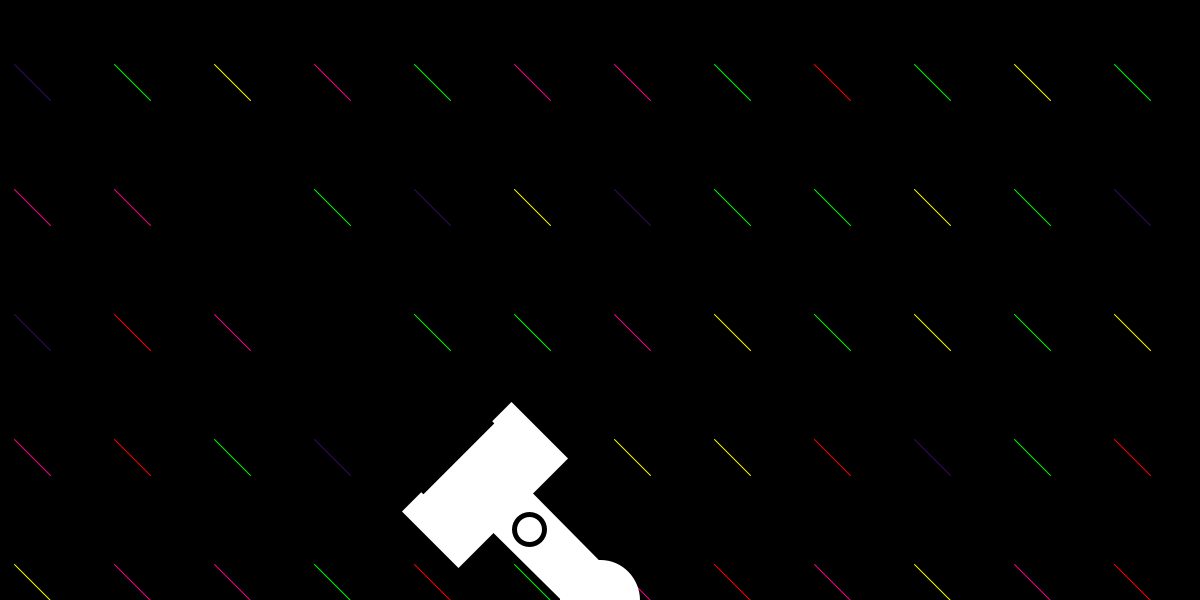
Frame 1 (no input)
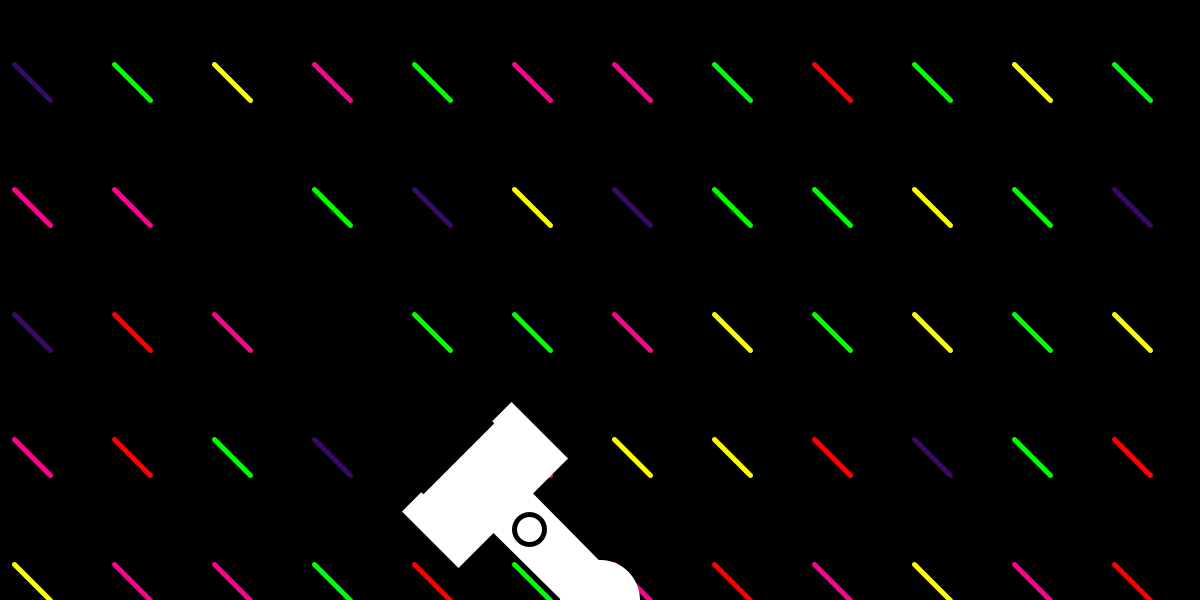
Frame 60 (the mouse pressed at the canvas centre just before this capture)
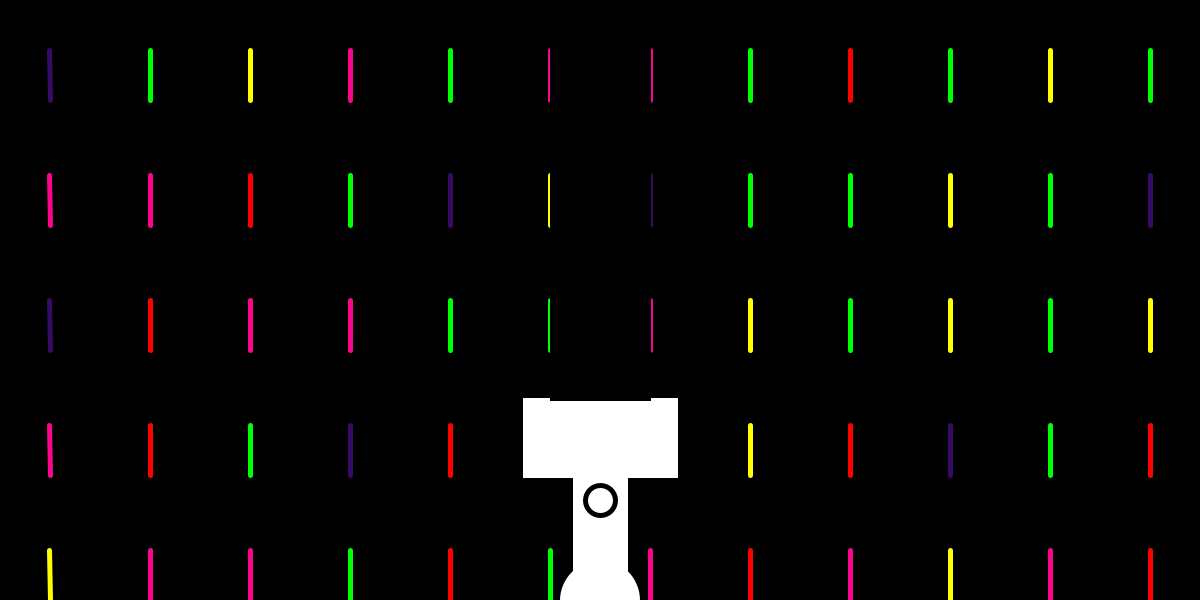
Frame 120 (the mouse held since frame 60 and released just before this capture)

The Processing sketch that drew these frames (run headless with seeded random() and noise(); from frame 60 on, the mouse is pressed at the canvas centre):

// Processing sketch: penlight
// ── penlight.pde
//penlight.pde
//draw penlight
//2014/7/21


//変数の準備
int [][] backLight = new int [12][5];
int col=0;
float colPr=0;
float colPg=0;
float colPb=0;
float colMr=0;
float colMg=0;
float colMb=0;
int lightCol=1;
int lightAct=0;

//ウィンドウの大きさの設定
void setup(){
  size(1200,600);
  
//配列backlight[backX][backY]に繰り返しを用いてランダムに5個の値を振る
   int backX=0;
  while(backX<12){
    int backY=0;
    while(backY<5){
      backLight[backX][backY]=(int)random(5);
      backY++;
    }
    backX++;
  }
}

//描画
void draw(){
  background(0);
  backLight();
  drawPenlight();
}

//背景のペンライトの海を描画する関数
void backLight(){
  //角度の設定
  float angle = atan2( height-mouseY, mouseX-width/2 );
  //backLight[backX][backY]の値によって色指定
  int backX=0;
  while(backX<12){
    int backY=0;
    while(backY<5){
      if(backLight[backX][backY]==0){
        stroke(0,255,0);
      }else if(backLight[backX][backY]==1){
        stroke(250,5,140);
      }else if(backLight[backX][backY]==2){
        stroke(255,0,0);
      }else if(backLight[backX][backY]==3){
        stroke(255,255,0);
      }else if(backLight[backX][backY]==4){
        stroke(55,10,100);
      }
      line(50+backX*100,height-backY*125,backX*100+50+50*cos(angle),
             height-backY*125-50*sin(angle));
      backY++;
    }
    backX++;
    backY=0;
  }
}

//ペンライトを描画する関数
void drawPenlight(){
//角度の設定
  float angle = atan2( height-mouseY, mouseX-width/2 );
  stroke(255);
  strokeWeight(5);
  fill(255);
//持ち手の部分の描画
  quad(width/2+25*cos((angle)+radians(90)),
        height-25*sin((angle)+radians(90)),
 
      width/2+125*cos(angle)+25*cos((angle)+radians(90)),
        height-125*sin(angle)-25*sin((angle)+radians(90)),
        
      width/2+125*cos(angle)+25*cos((angle)+radians(-90)),
        height-125*sin(angle)-25*sin((angle)+radians(-90)),
        
      width/2+25*cos((angle)+radians(-90)),
        height-25*sin((angle)+radians(-90)));

 quad(width/2+125*cos(angle)+75*cos((angle)+radians(90)),
        height-125*sin(angle)-75*sin((angle)+radians(90)),
        
      width/2+200*cos(angle)+75*cos((angle)+radians(90)),
        height-200*sin(angle)-75*sin((angle)+radians(90)),
        
      width/2+200*cos(angle)+75*cos((angle)+radians(-90)),
        height-200*sin(angle)-75*sin((angle)+radians(-90)),
        
      width/2+125*cos(angle)+75*cos((angle)+radians(-90)),
        height-125*sin(angle)-75*sin((angle)+radians(-90)));
        
 strokeWeight(1);
 stroke(0);
 
//赤、緑、黄色の点滅処理　　
 col=col+3;
 if(col>255){
  col=0;
}

//ピンクの点滅処理
  colPr=colPr+2.94;
  if(colPr>250){
    colPr=0;
  }
  
  colPg=colPg+0.0588;
  if(colPg>5){
    colPg=0;
  }
  
  colPb=colPb+1.647;
  if(colPb>140){
    colPb=0;
  }
  
//紫の点滅処理
  colMr=colMr+0.647;
  if(colMr>55){
    colMr=0;
  }
  
  colMg=colMg+0.117647;
  if(colMg>10){
    colMg=0;
  }
  
  colMb=colMb+1.17647;
  if(colMb>100){
    colMb=0;
  }
 
//lightActとlightColの値によってペンライトの反応と色の条件分岐の処理
 if(lightAct==0){
   fill(0);
 }else if(lightAct==1 && lightCol==1){
   fill(255,0,0);
 }else if(lightAct==2 && lightCol==1){
   fill(col,0,0);
  }else if(lightAct==1 && lightCol==2){
   fill(255,255,0);
 }else if(lightAct==2 && lightCol==2){
   fill(col,col,0);
  }else if(lightAct==1 && lightCol==3){
   fill(250,5,140);
 }else if(lightAct==2 && lightCol==3){
   fill(colPr,colPg,colPb);
  }else if(lightAct==1 && lightCol==4){
   fill(0,255,0);
 }else if(lightAct==2 && lightCol==4){
   fill(0,col,0);
 }else if(lightAct==1 && lightCol==5){
   fill(55,10,100);
 }else if(lightAct==2 && lightCol==5){
   fill(colMr,colMg,colMb);
 }
 
//発光部分の描画
 quad(width/2+200*cos(angle)+50*cos((angle)+radians(90)),
        height-200*sin(angle)-50*sin((angle)+radians(90)),
        
      width/2+600*cos(angle)+50*cos((angle)+radians(90)),
        height-600*sin(angle)-50*sin((angle)+radians(90)),
        
      width/2+600*cos(angle)+50*cos((angle)+radians(-90)),
        height-600*sin(angle)-50*sin((angle)+radians(-90)),
        
      width/2+200*cos(angle)+50*cos((angle)+radians(-90)),
        height-200*sin(angle)-50*sin((angle)+radians(-90)));
 
//スイッチボタンの描画
 fill(255);
 strokeWeight(5);
      ellipse( width/2+100*cos(angle),height-100*sin(angle),30,30);
//持ち手の丸部分の描画
stroke(255);
      ellipse(width/2,height,75,75);
}

//マウス操作に対する処理
//持ち手の部分のスイッチボタンを押すことで電源オン→点滅を起こすことができる
void mousePressed(){
   float angle = atan2( height-mouseY, mouseX-width/2 );
  if(dist(width/2+100*cos(angle),height-100*sin(angle),mouseX,mouseY)<15){
    lightAct++;
  }
  if((dist(width/2+100*cos(angle),height-100*sin(angle),mouseX,mouseY)<15)
  && lightAct==3){
    lightAct=0;
  }
}

//キーボードに対する処理
//左右キーでライトの色を変えられる
void keyPressed(){
 
    switch(keyCode){
      case RIGHT:
      lightCol++;
      if(lightCol==6){
        lightCol=1;
      }
      break;
      
      case LEFT:
      lightCol--;
      if(lightCol==0){
        lightCol=5;
      }
      break;
      
//上キーで背景のペンライトの海の色を変えられる
     case UP:
     int backX=0;
     while(backX<12){
       int backY=0;
       while(backY<5){
         backLight[backX][backY]=(int)random(5);
         backY++;
         }
         backX++;
         }
         break;
    }
}
